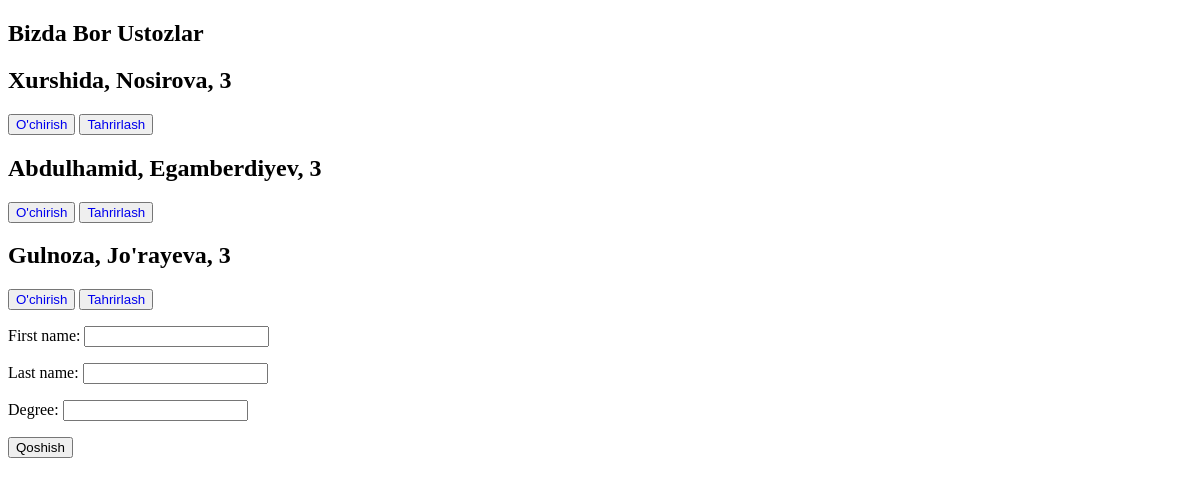
The app's page /oqituvchilar/, older data.
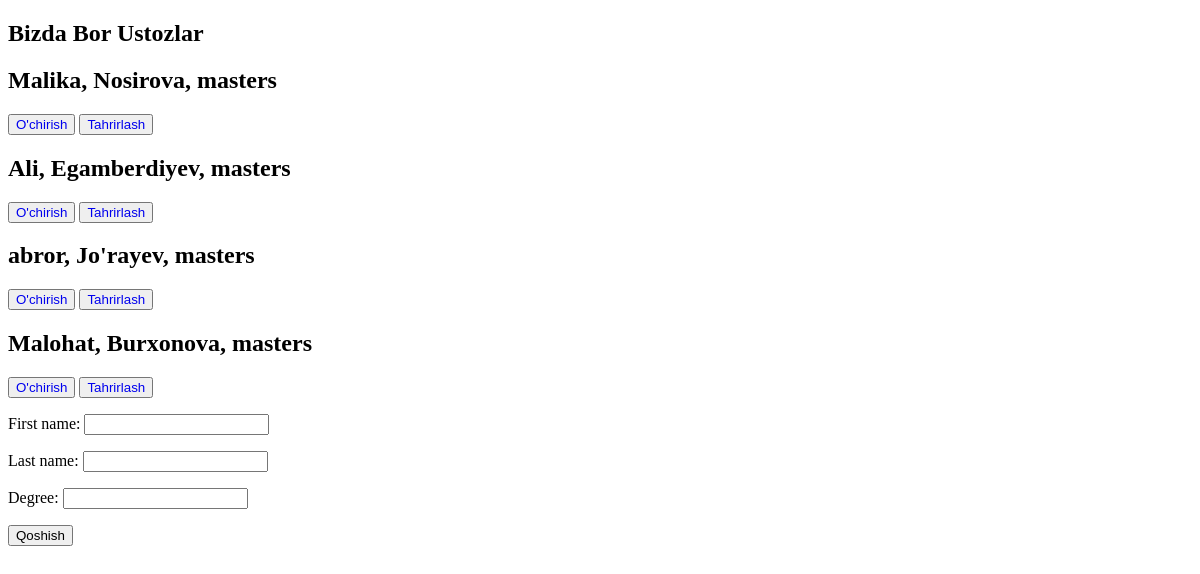
The same page, newer data.
### courses/models.py (models this page shows, shortened)
class Teacher(models.Model):
    first_name = models.CharField(max_length=30)
    last_name = models.CharField(max_length=30)
    degree =  models.CharField(max_length=20, default=True)

### courses/views.py (the view, shortened to what this page needs)
# urls.py: path('oqituvchilar/', teacher),
def teacher(request):
    teach = Teacher.objects.all()
    o_t = {
        'forma':TeacherForm(),
        'oqituvchi': teach
    }
    return render(request, 'Teacher.html', o_t)

### courses/forms.py
class TeacherForm(forms.Form):
    first_name = forms.CharField()
    last_name = forms.CharField()
    degree = forms.IntegerField()

### Templates/Teacher.html (shortened to what this page needs)
<!DOCTYPE html>
<html lang="en">
<head>
</head>
<body>
<h2>Bizda Bor Ustozlar</h2>
{% for i in oqituvchi %}
    <h2>{{i.first_name}}, {{i.last_name}}, {{i.degree}}</h2>
    <button type="submit"><a href="/oqituvchi/{{i.id}}/" style="text-decoration:none">O'chirish</a></button>
    <button type="submit"><a href="/teacher/{{i.pk}}/edit/" style="text-decoration:none">Tahrirlash</a></button>
{% endfor %}
<form method="post" action='/oqituvchilar/'>{% csrf_token %}
    {{forma.as_p}}
    <button type="submit">Qoshish</button>
</form>
</body>
</html>

Row changes from the older to the newer data that the page shows:
changed Teacher "Nosirova": first_name "Xurshida" → "Malika"; degree "3" → "masters"
changed Teacher "Egamberdiyev": first_name "Abdulhamid" → "Ali"; degree "3" → "masters"
changed Teacher: first_name "Gulnoza" → "abror"; last_name "Jo'rayeva" → "Jo'rayev"; degree "3" → "masters"
added Teacher: first_name "Malohat", last_name "Burxonova", degree "masters"
